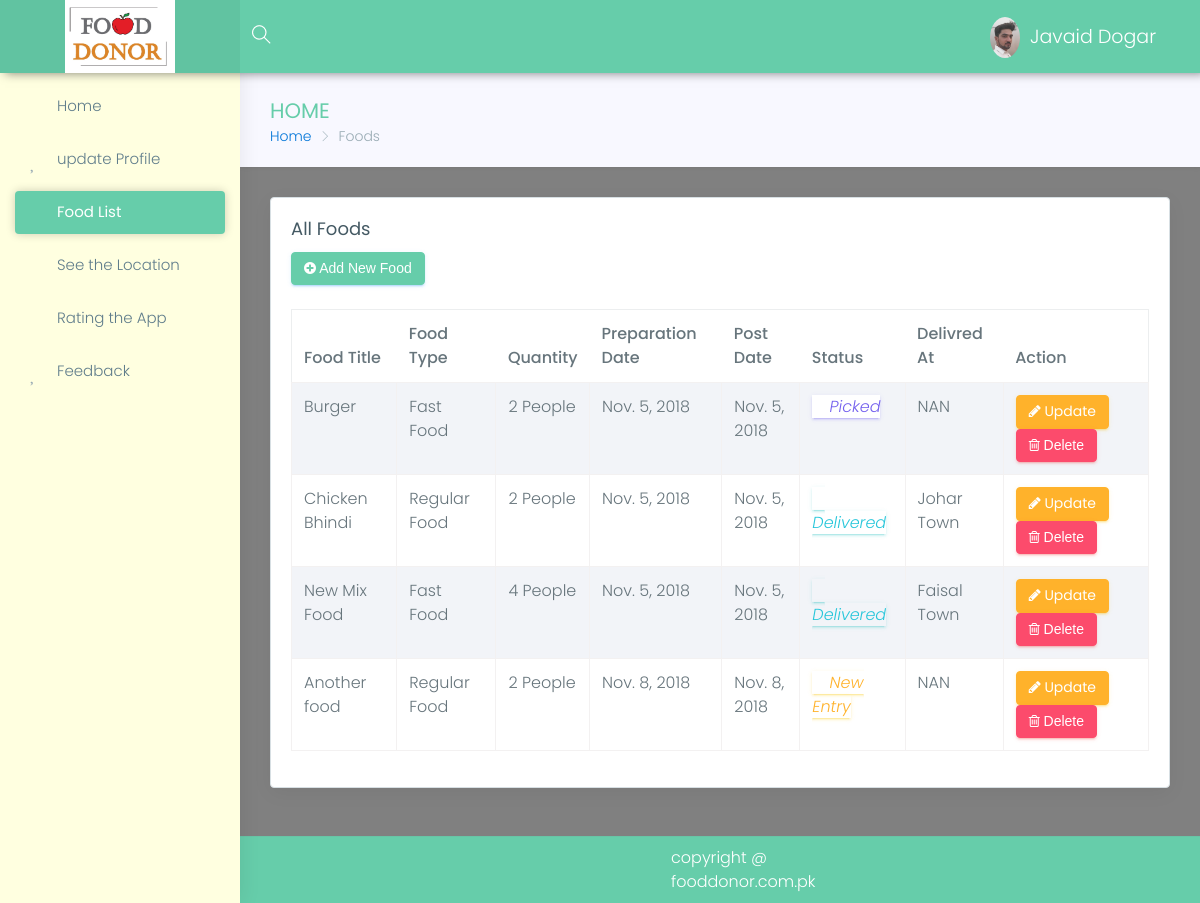
Page /donor/foods (signed in) on the earlier database version.
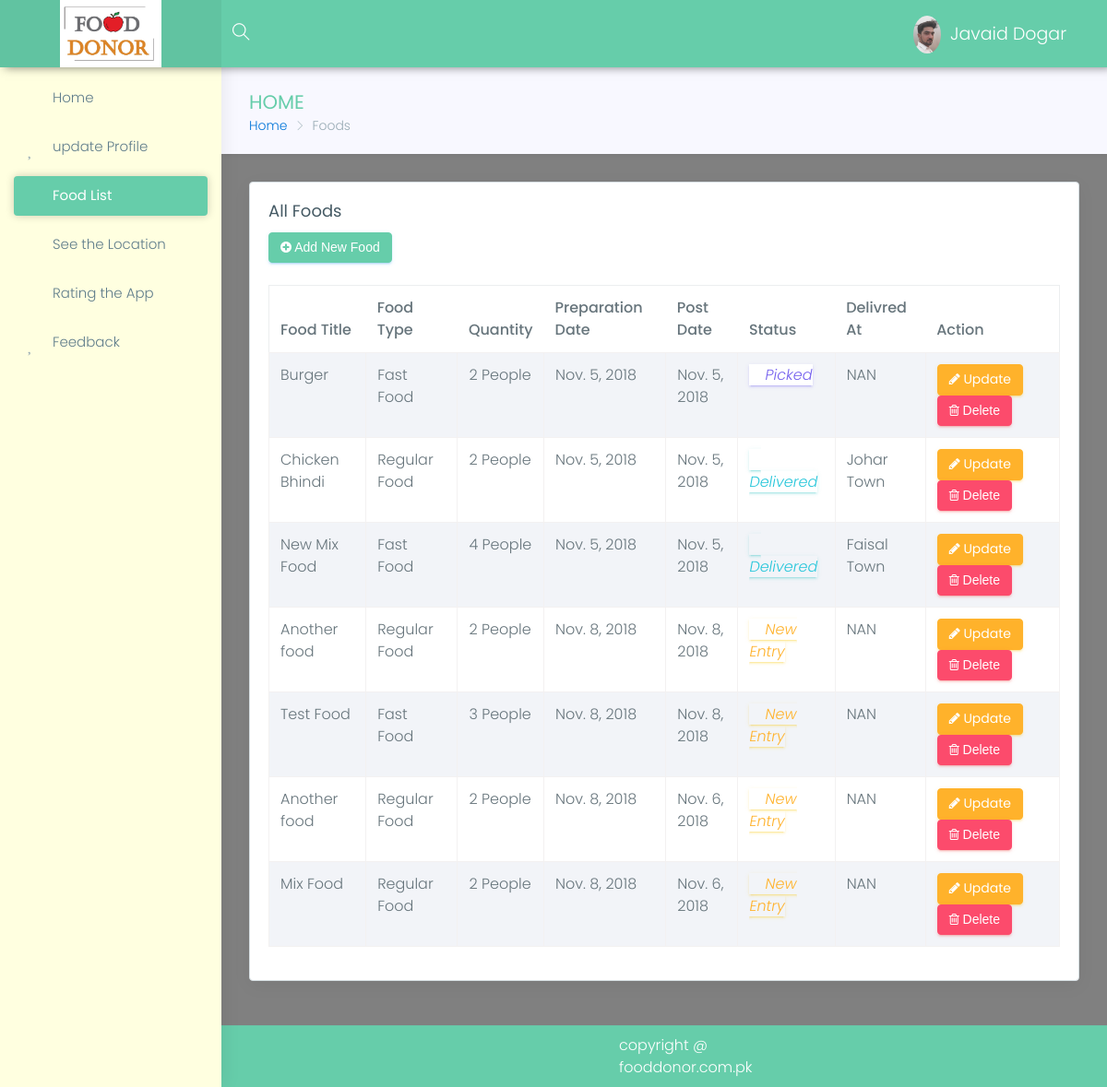
Same page on the later database version.
### donor/models.py (models this page shows, shortened)
class Food(models.Model):
    donor=models.ManyToManyField(Donor)
    food_title=models.CharField(max_length=15,null=False,blank=False,)
    food_type = models.CharField(max_length=15, null=False, blank=False, choices=food_types)
    quantity=models.IntegerField(blank=False)
    delivered_at = models.CharField(max_length=50, default="NAN")
    preparation_date=models.DateField(blank=True,default=now())
    post_date = models.DateField(blank=True, default=now())
    status=models.CharField(choices=choices,max_length=10,default='New Entry')
    location=models.CharField(max_length=200,blank=True,null=True)
    image=models.ImageField(blank=True,null=True)
    volunteer=models.ForeignKey(Volenteer,on_delete=models.SET_NULL,null=True)

### donor/views.py (the view)
@login_required
def foods(request):
    donor = Donor.objects.get(user=request.user)
    food_list = Food.objects.filter(donor=donor)
    if request.method == "POST":
        form = FoodForm(request.POST, request.FILES)
        image = request.FILES.get('image')
        print(image)
        if form.is_valid():
            food=form.save()
            food.donor.add(donor)
            food.save()
    else:
        form = FoodForm(initial={'donor': donor})
    return render(request, 'donor/foods-list.html', {"form": form, 'food_list': food_list})

### templates/donor/foods-list.html (shortened to what the changed rows need)
{% extends 'panel-base.html' %}
{% block main %}
                <div class="row">
                    <div class="col-lg-12">
                        <div class="card">
                            <div class="card-block">
                                <button data-toggle="modal" data-target="#exampleModal" class="btn btn-info"><i class="fa fa-plus-circle"></i> Add New Food</button><br><br/>
                                <div class="table-responsive">
                                    <table id="myTable" class="table table-hover table-striped table-bordered">
                                        <thead>
                                            <tr>
                                                <th>Food Title</th>
                                                <th>Food Type</th>
                                                <th>Quantity</th>
                                                <th>Preparation Date</th>
                                                <th>Post Date</th>
                                                <th>Status</th>
                                                <th>Delivred At</th>
                                                <th>Action</th>
                                            </tr>
                                        </thead>
                                        <tbody>
                                        {% for food in food_list %}
                                            <tr>
                                                <td>{{ food.food_title }}</td>
                                                <td>{{ food.food_type }}</td>
                                                <td>{{ food.quantity }} People</td>
                                                <td>{{ food.preparation_date }}</td>
                                                <td>{{ food.post_date }}</td>
                                                <td>
                                                    {% if food.status == "Picked" %}
                                                    <i class="btn-outline-primary mdi mdi-check"> {{ food.status }}</i>
                                                    {% endif %}
                                                    {% if food.status == "New Entry" %}
                                                    <i class="btn-outline-warning mdi mdi-timer"> {{ food.status }}</i>
                                                    {% endif %}{% if food.status == "Delivered" %}
                                                    <i class="btn-outline-success mdi mdi-check-all"> {{ food.status }}</i>
                                                    {% endif %}
                                                </td>
                                                <td>{{ food.delivered_at }}</td>
                                                <td>
                                                    <a href="{% url 'update-food'  food.pk  %}"   class="btn btn-warning"><i class="fa fa-pencil"></i> Update</a>
                                                    <button  data-toggle="modal" data-target="#deleteModal" onclick="deleteFood({{ food.id }})" class="btn btn-danger"><i class="fa fa-trash-o"></i> Delete</button>
                                                </td>
                                            </tr>
                                        {% endfor %}
                                        </tbody>
                                    </table>
                                </div>
                            </div>
                        </div>
                    </div>
                </div>
{% endblock %}

Differences in the rows shown:
added Food: food_title "Test Food", food_type "Fast Food", quantity "3", preparation_date "Nov. 8, 2018", post_date "Nov. 8, 2018", status "New Entry", delivered_at "NAN"
added Food: food_title "Another food", food_type "Regular Food", quantity "2", preparation_date "Nov. 8, 2018", post_date "Nov. 6, 2018", status "New Entry", delivered_at "NAN"
added Food: food_title "Mix Food", food_type "Regular Food", quantity "2", preparation_date "Nov. 8, 2018", post_date "Nov. 6, 2018", status "New Entry", delivered_at "NAN"
